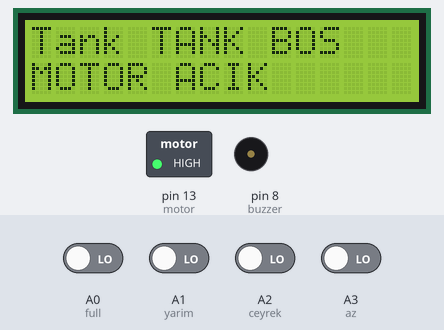
Recording of a sketch running on a simulated Arduino Uno, built with avr-gcc and run on an emulated ATmega328P. Parts: 16×2 character LCD, switched loads named in the sketch (green lamp = pin HIGH), buzzer (waves = sounding, pin HIGH). The inputs (shaded band) are chosen by the test bench; at power-on: A0 (full), A1 (yarim), A2 (ceyrek), A3 (az) LOW.

Above: at 1.2 s.
1.3 s: A0 (full) driven HIGH
At 2.3 s:
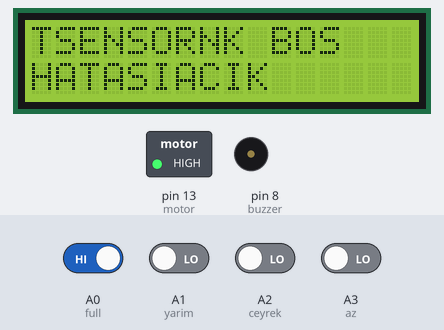
2.8 s: A0 (full) driven LOW
At 3.5 s:
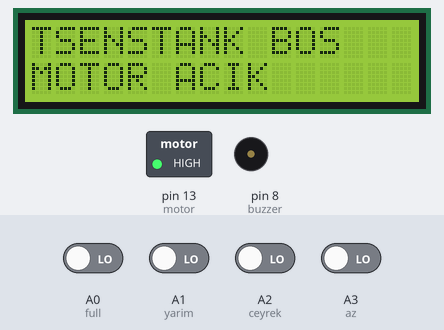
4.3 s: A3 (az) driven HIGH
At 4.7 s:
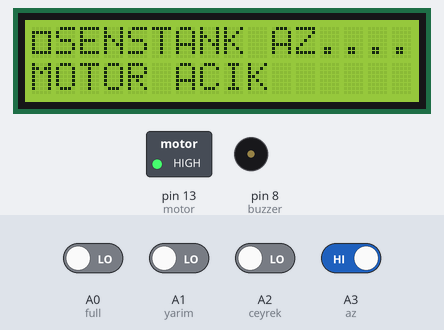
5.8 s: A1 (yarim) driven HIGH
At 7.0 s:
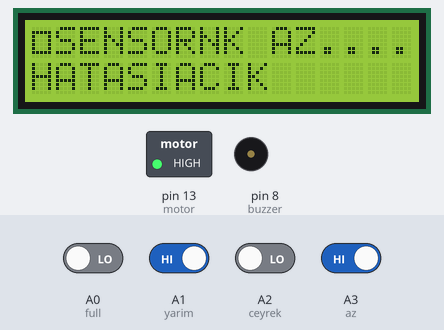
7.3 s: A2 (ceyrek) driven HIGH
At 8.1 s:
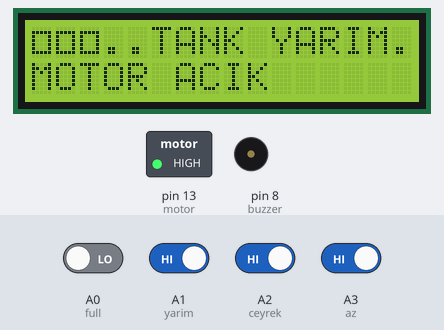
8.8 s: A0 (full) driven HIGH
At 9.3 s:
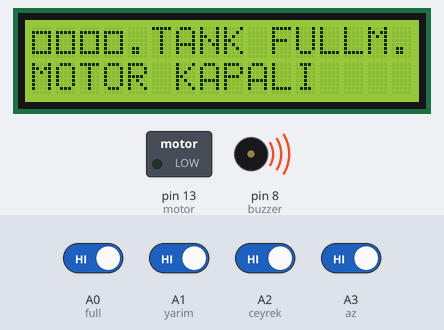
Timing chart, 0 to 11.3 s (numbered marks = the images above; inputs shaded):
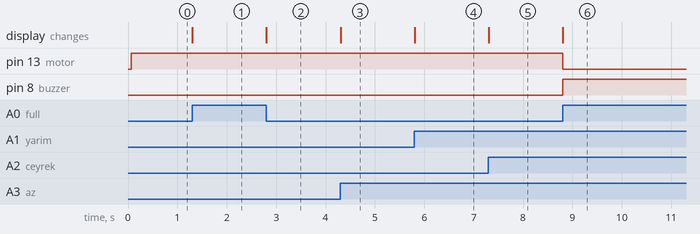

The sketch:

su_tank_.ino
```cpp
#include <Wire.h>
#include <Arduino.h>
#include <LiquidCrystal.h>
LiquidCrystal lcd(12, 11, 5, 4, 3, 2);
int az =A3;
int ceyrek=A2;
int yarim=A1;
int full=A0;
int motor=13;
int buzzer =8;
boolean i;
boolean j;
boolean k;
boolean l;
void setup() {
 lcd.begin(16,2);
 lcd.print("Tank durumu..");
 pinMode(az,INPUT);
 pinMode(ceyrek,INPUT);
 pinMode(yarim,INPUT);
 pinMode(full,INPUT);
pinMode(motor,OUTPUT);
pinMode(buzzer,OUTPUT);
}

void loop() {
  i = digitalRead(full);
  j = digitalRead(yarim);
  k=digitalRead(ceyrek);
  l=digitalRead(az);
  if (i==1 && j==1 && k==1 && l==1)
{
  lcd.setCursor(0,0);
  lcd.print(char(219));
  lcd.print(char(219));
  lcd.print(char(219));
  lcd.print(char(219));
  lcd.print(".");
  lcd.setCursor(5,0);
  lcd.print("TANK FULL");
  lcd.setCursor(0,1);
  lcd.print("MOTOR KAPALI");
  digitalWrite(motor,LOW);
  digitalWrite(buzzer,HIGH);
  delay(10);
  digitalWrite(buzzer,HIGH);
}

   else if (i==0 && j==1 && k==1 && l==1)
{
  lcd.setCursor(0,0);
  lcd.print(char(219));
  lcd.print(char(219));
  lcd.print(char(219));
  lcd.print("..");
  lcd.setCursor(5,0);
  lcd.print("TANK YARIM");
  lcd.setCursor(0,1);
  lcd.print("MOTOR ACIK");
  digitalWrite(motor,HIGH);
}
   else if (i==0 && j==0 && k==1 && l==1)
{
  lcd.setCursor(0,0);
  lcd.print(char(219));
  lcd.print(char(219));
  lcd.print("...");
  lcd.setCursor(5,0);
  lcd.print("TANK CEYREK");
  lcd.setCursor(0,1);
  lcd.print("MOTOR ACIK");
  digitalWrite(motor,HIGH);
}
   else if (i==0 && j==0 && k==0 && l==1)
{
  lcd.setCursor(0,0);
  lcd.print(char(219));
  lcd.setCursor(5,0);
  lcd.print("TANK AZ");
  lcd.print("....");
  lcd.setCursor(0,1);
  lcd.print("MOTOR ACIK");
  digitalWrite(motor,HIGH);
}
   else if (i==0 && j==0 && k==0 && l==0)
{
  lcd.setCursor(0,0);
  lcd.setCursor(5,0);
  lcd.print("TANK BOS");
  lcd.setCursor(0,1);
  lcd.print("MOTOR ACIK");
  digitalWrite(motor,HIGH);
}
else
{
  lcd.setCursor(1,0);
  lcd.print("SENSOR");
  lcd.setCursor(0,1);
  lcd.print("HATASI");
}
}
```

Measured:
- after the input at 1.3 s, the display: changes at once (image 1)
- after the input at 2.8 s, the display: changes at once (image 2)
- after the input at 4.3 s, the display: changes at once (image 3)
- after the input at 5.8 s, the display: changes at once (image 4)
- after the input at 7.3 s, the display: changes at once (image 5)
- after the input at 8.8 s, pin 13 (motor): HIGH → LOW at once; pin 8 (buzzer): LOW → HIGH at once; the display: changes at once (image 6)
